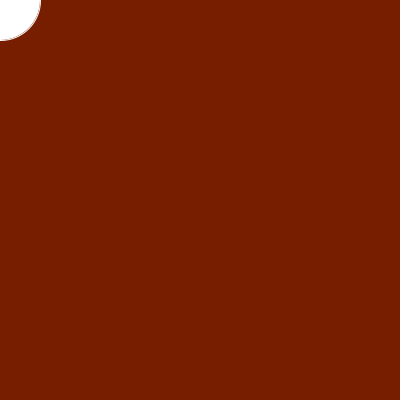
Frame 1 (no input)
Frame 60 (the mouse pressed at the canvas centre just before this capture): identical to frame 1, image omitted
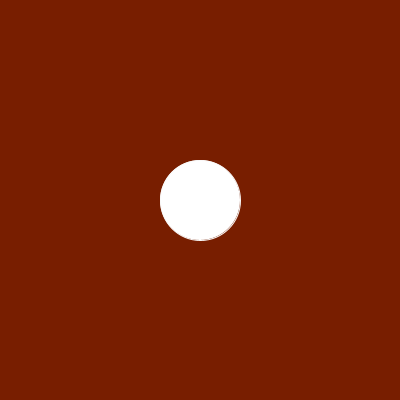
Frame 120 (the mouse held since frame 60 and released just before this capture)

The Processing sketch that drew these frames (run headless with seeded random() and noise(); from frame 60 on, the mouse is pressed at the canvas centre):

// Processing sketch: processing_96858
// ── processing_96858.pde

void setup ()
{
  size(400, 400);
  ellipseMode(CENTER);
}
void draw()
{
  background(120, 30, 0);
  stroke(250);
  ellipse(mouseX, mouseY, 80, 80);
}
void mousePressed() {
  if (mouseButton == LEFT) {
    fill(0);
  } 
  else if (mouseButton == RIGHT) {
    fill(255, 255, 0);
  } 
  else {
    fill(255);
  }
}
